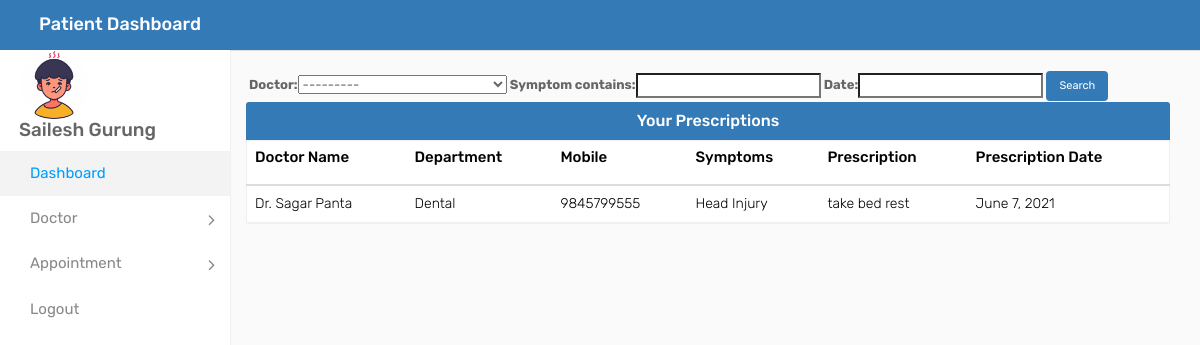
Page /patient_view_prescription (signed in) on the earlier database version.
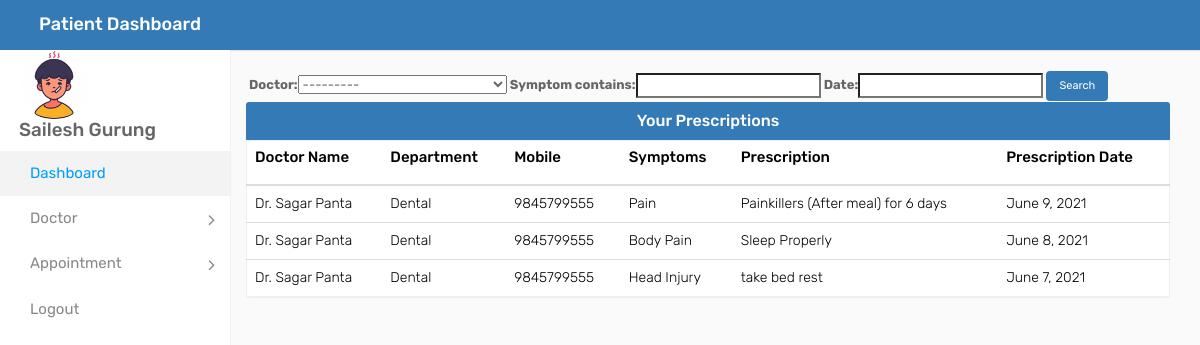
Same page on the later database version.
### account/models.py (models this page shows, shortened)
class Patient(models.Model):
    user = models.OneToOneField(User, on_delete=models.CASCADE)
    Address = models.CharField(max_length=150, blank=True, null=True)
    profile_pic= models.ImageField(upload_to='profilepic/patient',null=True,blank=True)
    Phone = models.CharField(max_length=150, blank=True, null=True)
    gender = models.CharField(
        max_length=50,
        choices=GENDER_CHOICE, default=3)
    age = models.IntegerField(blank=True, default=None, null=True)
    blood_group = models.CharField(
        max_length=50,
        choices=BLOOD_GROUPS, default='A+')
    status=models.BooleanField(default=False)

class Prescription(models.Model):
    doctor = models.ForeignKey(Doctor, on_delete=models.CASCADE)
    patient = models.ForeignKey(Patient, on_delete=models.CASCADE)
    symptom=models.CharField(max_length=40,null=True)
    date = models.DateField(auto_now_add=True)
    prescription = models.TextField(default='')
    class Meta:
        ordering = ("-id",)

class Doctor(models.Model):
    user=models.OneToOneField(User,on_delete=models.CASCADE)
    profile_pic= models.ImageField(upload_to='profilepic/Doctor/',null=True,blank=True)
    contact = models.CharField(max_length=20,null=True)
    gender = models.CharField(
        max_length=20,
        choices=GENDER_CHOICE, default=3)
    address = models.CharField(max_length=40)
    department= models.CharField(max_length=50,choices=DEPARTMENT,default='Cardiologist')
    status=models.BooleanField(default=False)
    @property
    def get_name(self):
        return self.user.first_name+" "+self.user.last_name
    def __str__(self):
        return "Dr. {} {} ({})".format(self.user.first_name,self.user.last_name,self.department)

### account/views.py (the view)
# urls.py: path('patient_view_prescription', views.patient_view_prescription,name="patient_view_prescription"),
@login_required(login_url='login')
@user_passes_test(logged_as_patient)
def patient_view_prescription(request):
    patID=models.Patient.objects.get(user_id=request.user.id)
    presc_pat=models.Prescription.objects.all().filter(patient_id=patID.id)
    patient=models.Patient.objects.get(id=patID.id)
    presc=presc_filt(request.GET,queryset=presc_pat)
    presc_pat=presc.qs
    data={
        'presc_pat':presc_pat,
        'patient':patient,
        'presc_filt':presc_filt,
    }
    return render(request,'patient_view_prescription.html',context=data)

### account/views.py (called while the page is built)
def logged_as_patient(user):
    return user.groups.filter(name='patient').exists()

### templates/patient_view_prescription.html (shortened to what this page needs)
{% extends 'patient_base.html' %}
{% load static %}
{% block content %}
<div class="container" style="padding-left: 111px; margin-top:14px;">
  <form method="GET" style="
    margin-top: 57px;
    padding-left: 123px;
    font-size:13px;">
		{{presc_filt.form}}
		<button class="btn btn-primary" style="font-size:11px;background-color: #337ab7;" type="submit">Search</button>
	</form>
    <div class="panel panel-primary" style="margin-top: 1px; border:none;">
      <div class="panel-heading" style="text-align:center;">
        <h6 class="panel-title">Your Prescriptions</h6>
      </div>
      <table class="table table-hover" id="dev-table">
        <thead>
          <tr>
            <th><h1 style="font-size:15px;">Doctor Name</h1></th>
            <th><h1 style="font-size:15px;">Department</h1></th>
            <th><h1 style="font-size:15px;">Mobile</h1></th>
            <th><h1 style="font-size:15px;">Symptoms</h1></th>
            <th><h1 style="font-size:15px;">Prescription</h1></th>
            <th><h1 style="font-size:15px;">Prescription Date</h1></th>
          </tr>
        </thead>
        {% for p in presc_pat %}
        <tr style="font-size: 14px;">
          <td>Dr. {{p.doctor.get_name}}</td>
          <td>{{p.doctor.department}}</td>
          <td>{{p.doctor.contact}}</td>
          <td>{{p.symptom}}</td>
          <td>{{p.prescription}}</td>
          <td>{{p.date}}</td>
        </tr>
        {% endfor %}
      </table>
    </div>
  </div>
{% endblock content %}

### templates/patient_base.html (shortened to what this page needs)
<!DOCTYPE html>
{% load static %}
<html lang="en">
<head>
    <link href="http://cdnjs.cloudflare.com/ajax/libs/font-awesome/4.3.0/css/font-awesome.css" rel="stylesheet"  type='text/css'>
    <link rel="stylesheet" type="text/css" href="{% static 'css/bootstrap.min.css' %}">
    <link rel="stylesheet" type="text/css" href="{% static 'css/font-awesome.min.css' %}">
    <link rel="stylesheet" type="text/css" href="{% static 'css/style.css' %}">
</head>
<body>
    <div class="main-wrapper">
        <div class="header">
			<div class="header-left">
				<a href="{% url 'patient_dashboard' %}" class="logo">
					<span>Patient Dashboard</span>
				</a>
			</div>
        </div>
        <div class="sidebar" id="sidebar">
            <div class="sidebar-inner slimscroll">
                <div id="sidebar-menu" class="sidebar-menu">
                    <ul>
                       <img src="/media/{{patient.profile_pic}}" alt="Avatar" style="width:70px">
					   <h2 class="Pat1">{{request.user.first_name}} {{request.user.last_name}}</h2>
                        <li class="active">
                            <a href="{% url 'patient_dashboard' %}"><span>Dashboard</span></a>
                        </li>
                        <li class="submenu">
                                <a href="#"><span> Doctor </span> <span class="menu-arrow"></span></a>
                         </li>
                        <li class="submenu">
                                <a href="#"><span> Appointment </span> <span class="menu-arrow"></span></a>
                        </li>
                        <li>
                            <a href="{% url 'logout' %}"><span>Logout</span></a>
                        </li>
                    </ul>
                </div>
            </div>
        </div>
    {% block content%}
    {% endblock content%}
</body>
</html>

### templates/patient_base.html (style rules this page uses)
img { border-radius: 50%; margin-left : 19px; }
h2.Pat1 { margin-left : 19px; }
.active { background-color: green; color: white; }

Differences in the rows shown:
added Prescription: doctor.get_name "Sagar Panta", doctor.department "Dental", doctor.contact "9845799555", symptom "Pain", prescription "Painkillers (After meal) for 6 days", date "June 9, 2021"
added Prescription: doctor.get_name "Sagar Panta", doctor.department "Dental", doctor.contact "9845799555", symptom "Body Pain", prescription "Sleep Properly", date "June 8, 2021"
